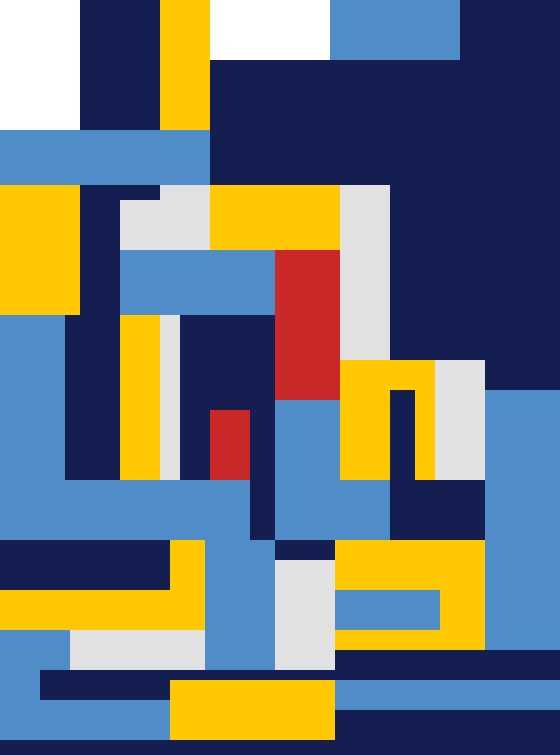
Frame 1 (no input)
Frame 60 (no input): identical to frame 1, image omitted
Frame 120 (the mouse pressed at the canvas centre since frame 60): identical to frame 1, image omitted

The p5.js sketch that drew this single still picture (run headless with seeded random() and noise() and a simulated clock; from frame 60 on, the mouse is pressed at the canvas centre):

// p5.js sketch
// ── sketch.js
 function setup() {
  createCanvas(560, 755);
}

function draw() {
  background(20, 30, 80);
  
  noStroke();
  
  
  //FIGURAS 
  
  //rectangulo blanco arriba

  fill(255);
  rect(0, 0, 80, 130);
  
  //rectangulo blanco arriba horizontal
  
  fill(255);
  rect(160, 0, 180, 60);
  
  //rectangulo amarillo arriba
  
  fill (255, 200, 0);
  rect (160, 0, 50, 130); 
  
  //rectangulo celeste arriba horizontal
  
  fill(80, 140, 200);
  rect(330, 0 , 130, 60);
  
  //rectangulo celeste abajo
  
  fill(80, 140, 200);
  rect (0, 130, 210, 55);
  
  //rectangulo amarillo 
  fill(255, 200, 0);
  rect( 0, 185, 80, 130);
  
  //rectangulo 1 y 2 blanco
  fill (225,225, 225);
  rect (160, 185, 50, 60);
  
  fill (225, 225, 225);
  rect (120, 200, 90, 50);
  
  //rectangulo horizontal amarillo
  
  fill( 255, 200 ,0);
  rect(210, 185, 130, 65);
  
  //rectangulo vertical blanco
  
  fill(225, 225, 225,);
  rect (340, 185, 50, 175)


//rectangulo abajo celeste

fill(80, 140, 200);
rect(120, 250, 155, 65);

  //rectangulo rojo vertical 1
  
  fill(200, 40, 40);
  rect(275, 250, 65, 155);
  
  //rectangulo L celeste
  
  fill(80, 140, 200);
  rect(0, 315, 65, 170);
  
  fill(80, 140, 200);
  rect(0, 480, 250, 60);
  
  //conjunto rectangulo amarillo y blanco
  
  fill(255, 200, 0);
  rect (120, 315, 40, 165)
  
fill(225, 225, 225);
  rect(160, 315, 20, 165);
  
  //rectangulo rojo 2
  
  fill(200, 40, 40);
  rect(210, 410, 40, 70);
  
  //cojuto de L celeste pequeña
  
  fill(80, 140, 200);
  rect (275, 400, 65, 140);
  fill(80, 140, 200);
  rect(275, 480, 115, 60);
  
  //conjunto rectanglos amarillos
  
  fill(255, 200, 0);
  rect (340, 360, 50, 120);
  fill(255, 200, 0);
  rect( 340, 360, 100, 30);
  fill(255, 200, 0);
  rect(415, 360, 25, 120)
  
  //rectangulo blanco continuo
  fill(225, 225, 225);
  rect (435, 360, 50, 120);
  
  //rectangulo celeste grande
  fill(80, 140, 200);
  rect(485, 390, 75, 260);
  
  //conjunto L amarillo
  fill(255, 200, 0);
  rect(170, 540, 35, 90);
  fill(255, 200, 0);
  rect(0, 590, 200, 40);
  
  //rectangulos celestes abajo
  fill(80, 140, 200);
  rect(0, 630, 70, 40);
  fill (80, 140, 200);
  rect(0, 630, 40, 70);
  fill (80, 140, 200);
  rect(0, 700, 70, 40);
  fill(80, 140, 200);
  rect(205, 540, 70, 130);
  fill(80, 140, 200);
  rect(0, 700, 190, 40);
  fill(80, 140, 200);
  rect(300, 590, 190, 50);
  fill(80, 140, 200);
  rect(300, 680, 260, 30);
  
  
  //conjunto rectangulos blancos de abajo
  
  fill(225, 225, 225);
  rect(70, 630, 135, 40);
  
  fill(225, 225, 225);
  rect(275, 560, 60, 110);
  
  //conjunto rectangulos amarillos de abajo
  
  fill(255, 200, 0);
  rect(335, 540, 150, 50);
  fill(255, 200, 0);
  rect(440, 540, 45, 110);
  fill(255, 200, 0);
  rect(335, 630, 120, 20);
  
  fill(255, 200, 0);
  rect(170, 680, 165, 60);
  
  
  
  
  
}
